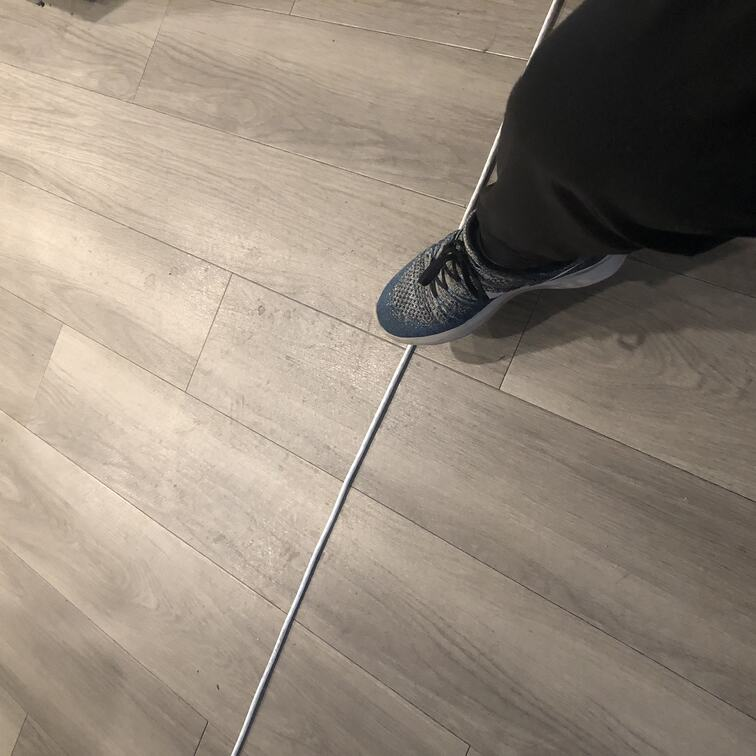
#> input picture imgs/25percent/camera1.jpg, 756 x 756 px
$ python show.py
#> lines starting #> are read from the running program, lines starting #| are printed output that depends on the picture
#!/usr/bin/python3
import numpy as np
from skimage import io
from collections import defaultdict
from scipy.signal import convolve
import matplotlib.pyplot as plt
import matplotlib.colors as mcolors
import math
from matplotlib.patches import Rectangle
from scipy.io import loadmat
from numpy.linalg import svd

def compute_fundamental(x1, x2):
    """ Computes the fundamental matrix from corresponding points
        (x1,x2 3*n arrays) using the 8 point algorithm.

        Construct the A matrix according to lecture
        and solve the system of equations for the entries of the fundamental matrix.

        Returns:
        Fundamental Matrix (3x3)
    """

    x1, x2 = x2, x1
    A = np.stack((x2[0,:]*x1[0,:], x2[0,:]*x1[1,:], x2[0,:], x2[1,:]*x1[0,:], x2[1,:]*x1[1,:], x2[1,:], x1[0,:], x1[1,:], np.ones(x1.shape[1])), axis=-1)
    U, D, V = np.linalg.svd(A)
    F = V.T[:, 8].reshape(3, 3)


    # constrain F
    # make rank 2 by zeroing out last singular value
    U,S,V = np.linalg.svd(F)
    S[2] = 0
    F = np.dot(U,np.dot(np.diag(S),V))

    return F/F[2,2]

def fundamental_matrix(x1,x2):
    # Normalization of the corner points is handled here
    n = x1.shape[1]
    if x2.shape[1] != n:
        raise ValueError("Number of points don't match.")

    # normalize image coordinates
    x1 = x1 / x1[2]
    mean_1 = np.mean(x1[:2],axis=1)
    S1 = np.sqrt(2) / np.std(x1[:2])
    T1 = np.array([[S1,0,-S1*mean_1[0]],[0,S1,-S1*mean_1[1]],[0,0,1]])
    x1 = np.dot(T1,x1)

    x2 = x2 / x2[2]
    mean_2 = np.mean(x2[:2],axis=1)
    S2 = np.sqrt(2) / np.std(x2[:2])
    T2 = np.array([[S2,0,-S2*mean_2[0]],[0,S2,-S2*mean_2[1]],[0,0,1]])
    x2 = np.dot(T2,x2)

    # compute F with the normalized coordinates
    F = compute_fundamental(x1,x2)

    # reverse normalization
    F = np.dot(T1.T,np.dot(F,T2))

    return F/F[2,2]

def plot_epipolar_lines(img1, img2, cor1, cor2):
    """Plot epipolar lines on image given image, corners

    Args:
        img1: Image 1.
        img2: Image 2.
        cor1: Corners in homogeneous image coordinate in image 1 (3xn)
        cor2: Corners in homogeneous image coordinate in image 2 (3xn)

    """

    assert cor1.shape[0] == 3
    assert cor2.shape[0] == 3
    assert cor1.shape == cor2.shape

    F = fundamental_matrix(cor1, cor2)

    # epipole in image 1 is the solution to F^T e = 0
    U,S,V = np.linalg.svd(F.T)
    e1 = V[-1]
    e1 /= e1[-1]

    # epipole in image 2 is the solution to Fe = 0
    U,S,V = np.linalg.svd(F)
    e2 = V[-1]
    e2 /= e2[-1]

    plot_epipoles = False

    # Plot epipolar lines in the first image
    # There is an epipolar line for each corner
    fig = plt.figure(figsize=(8, 8))
    plt.imshow(img1, cmap='gray')
    h, w = img1.shape[:2]
    for ct in cor2.T:
        # epipolar line is (F * ct) dot (x, y, 1) = 0
        epi_line = np.dot(F, ct)
        a, b, c = epi_line # ax + by + c = 0, y = -a/b * x - c/b
        x = np.arange(w)
        y = (-a / b) * x - (c / b)
        x = np.array([x[i] for i in range(x.size) if y[i] >=0 and y[i] < h - 1])
        y = np.array([y[i] for i in range(y.size) if y[i] >=0 and y[i] < h - 1])
        plt.plot(x, y, 'b', zorder=1)

    plt.scatter(cor1[0], cor1[1], s=50, edgecolors='b', facecolors='r', zorder=2)

    if plot_epipoles:
        plt.scatter([e1[0]], [e1[1]], s=75, edgecolors='g', facecolors='y', zorder=3)
    plt.show()

    # Plot epipolar lines in the second image
    fig = plt.figure(figsize=(8, 8))
    plt.imshow(img2, cmap='gray')
    h, w = img2.shape[:2]

    for c1 in cor1.T:
        # epipolar line is (F^T * c1) dot (x, y, 1) = 0
        epi_line = np.dot(F.T, c1)
        a, b, c = epi_line
        x = np.arange(w)
        y = (-a / b) * x - (c / b)
        x = np.array([x[i] for i in range(x.size) if y[i] >=0 and y[i] < h - 1])
        y = np.array([y[i] for i in range(y.size) if y[i] >=0 and y[i] < h - 1])
        plt.plot(x, y, 'b', zorder=1)

    plt.scatter(cor2[0], cor2[1], s=50, edgecolors='b', facecolors='r', zorder=2)

    if plot_epipoles:
        plt.scatter([e2[0]], [e2[1]], s=75, edgecolors='g', facecolors='y', zorder=3)
    plt.show()

img1 = io.imread('imgs/25percent/camera1.jpg', as_gray=True)
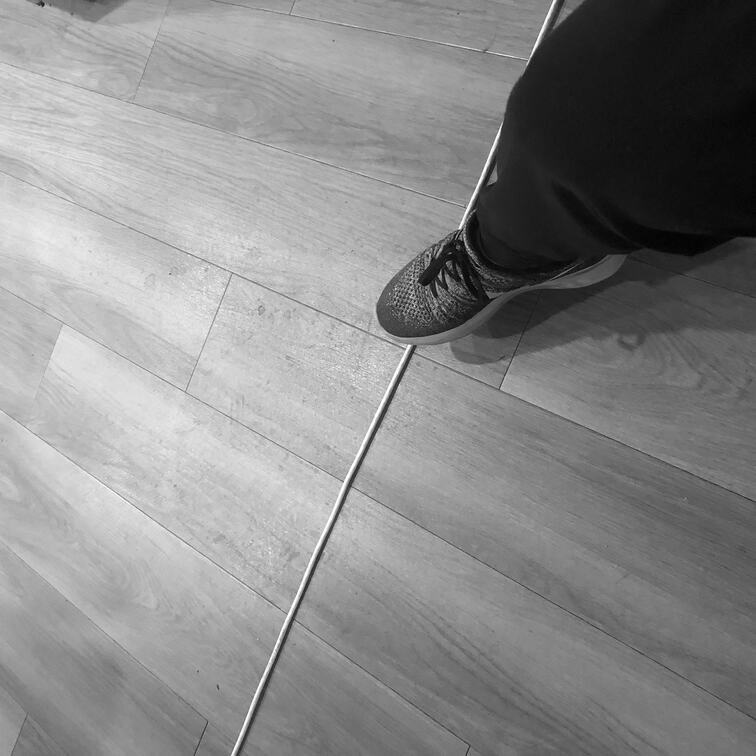
#> img1: shape (756, 756) float64; min 0.000565, max 1, mean 0.541
img2 = io.imread('imgs/25percent/camera2.jpg', as_gray=True)
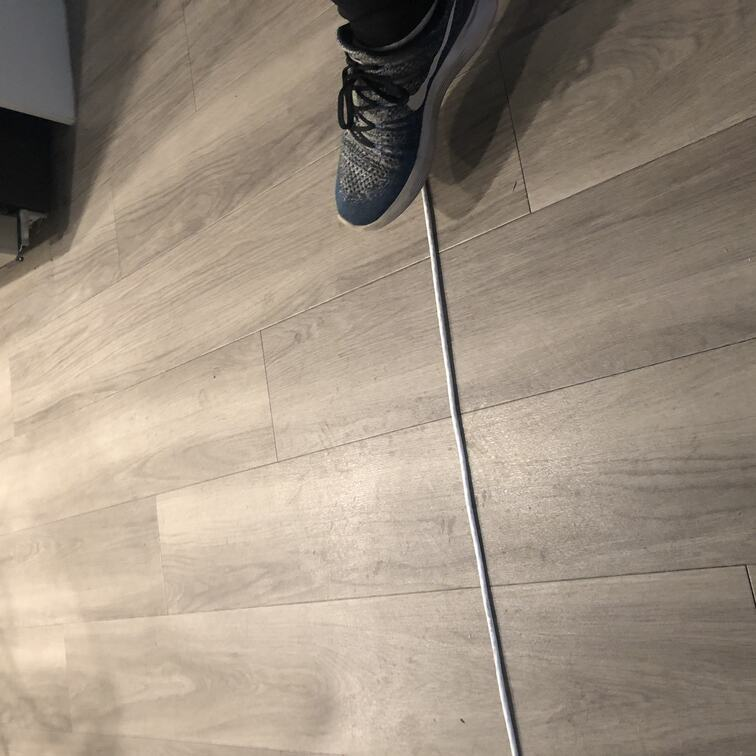
#> input picture imgs/25percent/camera2.jpg, 756 x 756 px
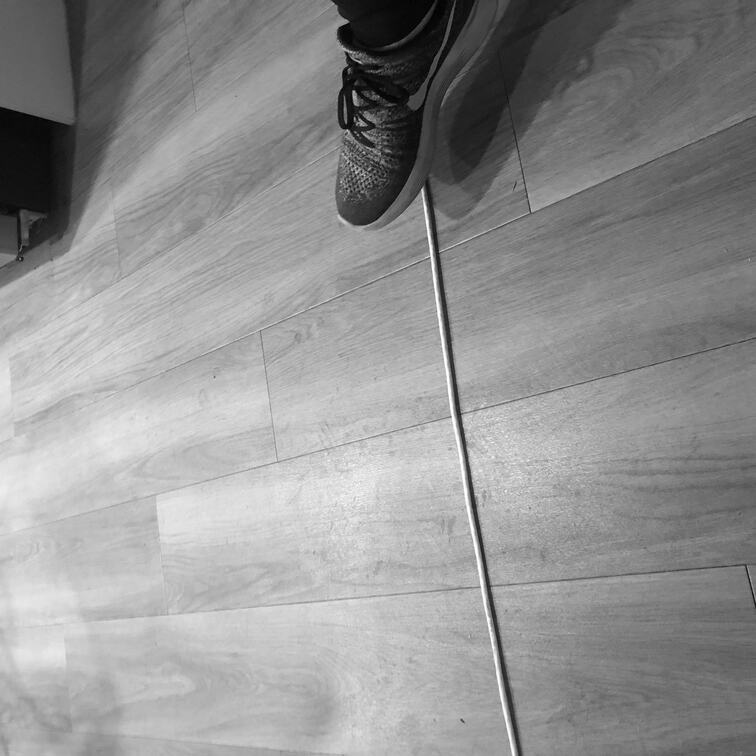
#> img2: shape (756, 756) float64; min 0, max 1, mean 0.574
with open('points.npy', 'rb') as f:
#> (reads points.npy from the repository)
    X1 = np.load(f)
    X2 = np.load(f)
    X3 = np.load(f)
    Xt = np.load(f)
plot_epipolar_lines(img1, img2, X1, X2)
#> in plot_epipolar_lines, `plt.show()`:
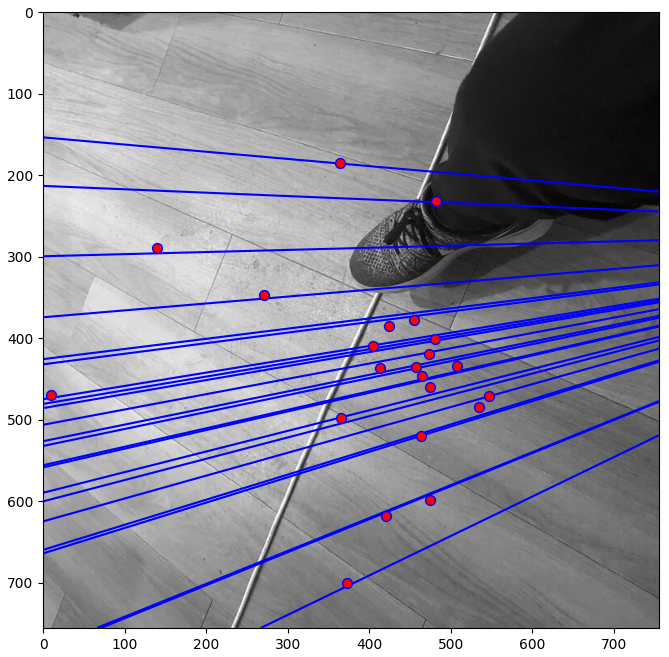
#> figure drawn by matplotlib, 1 panel
#> in plot_epipolar_lines, `plt.show()`:
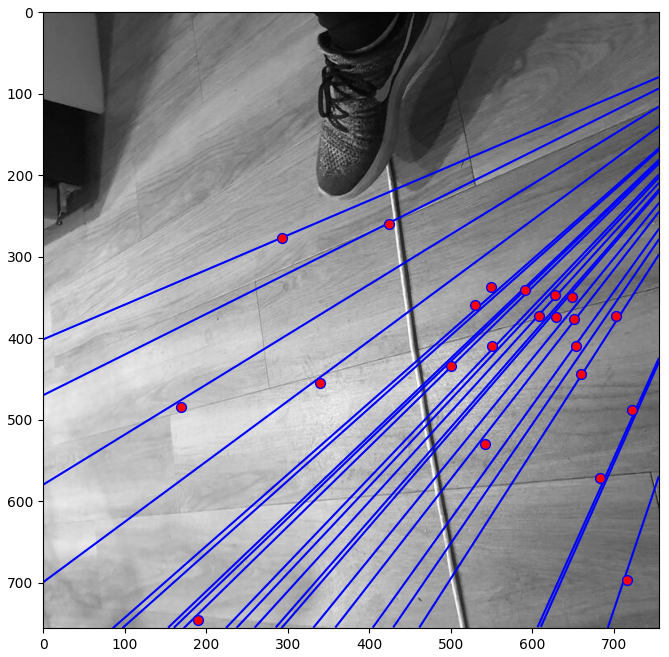
#> figure drawn by matplotlib, 1 panel
